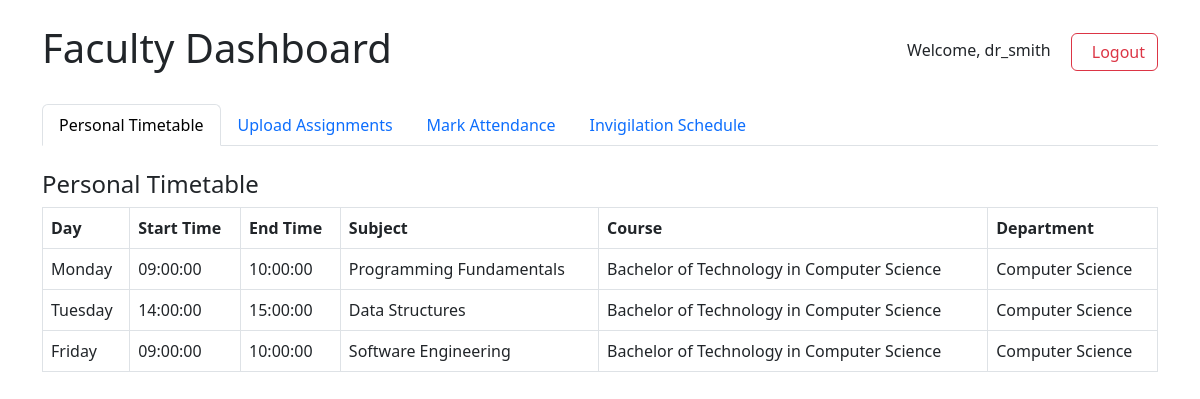
The app's page /backend/faculty_dashboard.php (signed in) with its own data.
### tables this page shows
CREATE TABLE IF NOT EXISTS timetable (
    id INT AUTO_INCREMENT PRIMARY KEY,
    department_id INT NOT NULL,
    course_id INT,
    faculty_id INT,
    subject_id INT,
    day_of_week VARCHAR(20) NOT NULL,  
    start_time TIME NOT NULL,
    end_time TIME NOT NULL,
    type ENUM('class', 'exam', 'extra') NOT NULL,
    FOREIGN KEY (department_id) REFERENCES departments(id),
    FOREIGN KEY (course_id) REFERENCES courses(id),
    FOREIGN KEY (faculty_id) REFERENCES faculty(id),
    FOREIGN KEY (subject_id) REFERENCES subjects(id)
);

CREATE TABLE IF NOT EXISTS subjects (
    id INT AUTO_INCREMENT PRIMARY KEY,
    course_id INT NOT NULL,
    name VARCHAR(100) NOT NULL,
    code VARCHAR(20) NOT NULL UNIQUE,
    FOREIGN KEY (course_id) REFERENCES courses(id)
);

CREATE TABLE IF NOT EXISTS courses (
    id INT AUTO_INCREMENT PRIMARY KEY,
    department_id INT NOT NULL,
    name VARCHAR(100) NOT NULL,
    code VARCHAR(20) NOT NULL UNIQUE,
    FOREIGN KEY (department_id) REFERENCES departments(id)
);

CREATE TABLE IF NOT EXISTS departments (
    id INT AUTO_INCREMENT PRIMARY KEY,
    name VARCHAR(100) NOT NULL UNIQUE
);

### backend/faculty_dashboard.php (the view, shortened to what this page needs)
<?php
$pdo = require __DIR__ . '/config/db.php';
$user_id = $_SESSION['user_id'];
$stmt = $pdo->prepare('SELECT id FROM faculty WHERE user_id = ?');
$stmt->execute([$user_id]);
$faculty = $stmt->fetch();
$faculty_id = $faculty['id'];
$timetable = $pdo->prepare('SELECT t.*, s.name as subject_name, c.name as course_name, d.name as department_name FROM timetable t JOIN subjects s ON t.subject_id = s.id JOIN courses c ON t.course_id = c.id JOIN departments d ON t.department_id = d.id WHERE t.faculty_id = ? ORDER BY FIELD(t.day_of_week, "Monday","Tuesday","Wednesday","Thursday","Friday","Saturday"), t.start_time');
$timetable->execute([$faculty_id]);
$timetable_rows = $timetable->fetchAll();
?>
<!DOCTYPE html>
<html lang="en">
<head>
    <link href="https://cdn.jsdelivr.net/npm/bootstrap@5.3.0/dist/css/bootstrap.min.css" rel="stylesheet">
</head>
<body>
<div class="container py-4">
    <div class="d-flex justify-content-between align-items-center mb-4">
        <h1>Faculty Dashboard</h1>
        <div>
            <span class="me-3">Welcome, <?= htmlspecialchars($_SESSION['username']) ?></span>
            <a href="logout.php" class="btn btn-outline-danger">
                <i class="fa-solid fa-sign-out-alt me-2"></i>Logout
            </a>
        </div>
    </div>
    <ul class="nav nav-tabs mb-4" id="dashboardTabs" role="tablist">
        <li class="nav-item" role="presentation">
            <button class="nav-link active" id="timetable-tab" data-bs-toggle="tab" data-bs-target="#timetable" type="button" role="tab">Personal Timetable</button>
        </li>
        <li class="nav-item" role="presentation">
            <button class="nav-link" id="assignment-tab" data-bs-toggle="tab" data-bs-target="#assignment" type="button" role="tab">Upload Assignments</button>
        </li>
        <li class="nav-item" role="presentation">
            <button class="nav-link" id="attendance-tab" data-bs-toggle="tab" data-bs-target="#attendance" type="button" role="tab">Mark Attendance</button>
        </li>
        <li class="nav-item" role="presentation">
            <button class="nav-link" id="invigilation-tab" data-bs-toggle="tab" data-bs-target="#invigilation" type="button" role="tab">Invigilation Schedule</button>
        </li>
    </ul>
    <div class="tab-content">
        <div class="tab-pane fade show active" id="timetable" role="tabpanel">
            <h4>Personal Timetable</h4>
            <table class="table table-bordered">
                <thead>
                    <tr>
                        <th>Day</th>
                        <th>Start Time</th>
                        <th>End Time</th>
                        <th>Subject</th>
                        <th>Course</th>
                        <th>Department</th>
                    </tr>
                </thead>
                <tbody>
                <?php foreach ($timetable_rows as $row): ?>
                    <tr>
                        <td><?= htmlspecialchars($row['day_of_week']) ?></td>
                        <td><?= htmlspecialchars($row['start_time']) ?></td>
                        <td><?= htmlspecialchars($row['end_time']) ?></td>
                        <td><?= htmlspecialchars($row['subject_name']) ?></td>
                        <td><?= htmlspecialchars($row['course_name']) ?></td>
                        <td><?= htmlspecialchars($row['department_name']) ?></td>
                    </tr>
                <?php endforeach; ?>
                </tbody>
            </table>
        </div>
    </div>
</div>
</body>
</html>

### records on screen
timetable: day_of_week "Monday", start_time "09:00:00", end_time "10:00:00", subject.name "Programming Fundamentals", course.name "Bachelor of Technology in Computer Science", department.name "Computer Science"
timetable: day_of_week "Tuesday", start_time "14:00:00", end_time "15:00:00", subject.name "Data Structures", course.name "Bachelor of Technology in Computer Science", department.name "Computer Science"
timetable: day_of_week "Friday", start_time "09:00:00", end_time "10:00:00", subject.name "Software Engineering", course.name "Bachelor of Technology in Computer Science", department.name "Computer Science"

### other values on screen
$_SESSION['username'] "dr_smith"
